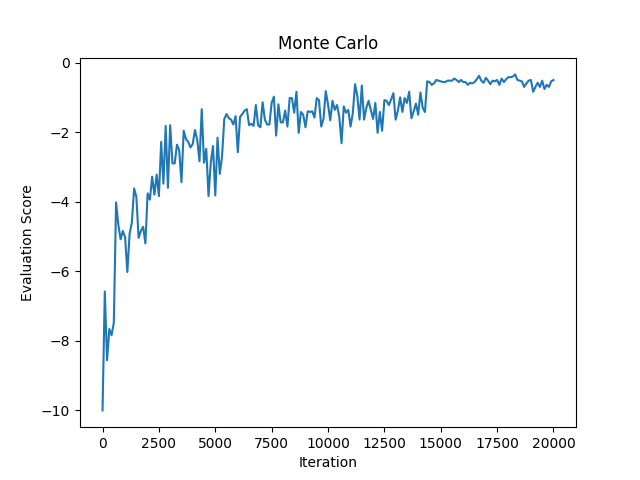

Write Python code to recreate this figure.
import matplotlib.pyplot as plt

from ttt import Tictactoe, Agent, Orchestrator

class MonteCarloAgent(Agent):
    def __init__(self):
        self._values = [[[0] * 9 for _ in range(512)] for _ in range(512)]
        self._counts = [[[1] * 9 for _ in range(512)] for _ in range(512)]
        self._steps: list[tuple[int, int, int, int]] = []
    
    def new_simulation(self):
        self._steps = []
    
    def get_action(self, board: Tictactoe, player: int, training: bool = True) -> tuple[int, int]:
        x_value, o_value = board.get_numbers()
        best_action = None
        best_value = float('-inf')
        for row in range(3):
            for col in range(3):
                action_num = row * 3 + col
                action_value = self._values[x_value][o_value][action_num] / self._counts[x_value][o_value][action_num]
                if action_value > best_value:
                    best_value = action_value
                    best_action = (row, col)
        if training:
            action_num = best_action[0] * 3 + best_action[1]
            self._steps.append((x_value, o_value, action_num, player))
        return best_action
    
    def update_invalid_move(self, reward: float):
        x_value, o_value, action_num, _ = self._steps[-1]
        self._steps = self._steps[:-1]
        self._values[x_value][o_value][action_num] += reward
        self._counts[x_value][o_value][action_num] += 1
    
    def update_action_value(self, reward):
        for x_value, o_value, action_num, player in self._steps:
            if player == 1:
                self._values[x_value][o_value][action_num] += reward
            else:
                self._values[x_value][o_value][action_num] += -reward
            self._counts[x_value][o_value][action_num] += 1

def main():
    breakpoints = 100
    agent = MonteCarloAgent()
    orchestrator = Orchestrator(agent)
    evaluation_results = orchestrator.run(num_iterations=20000, breakpoints=breakpoints, random_starts=True)
    plt.figure()
    plt.plot([i * breakpoints for i in range(len(evaluation_results))], evaluation_results)
    plt.xlabel("Iteration")
    plt.ylabel("Evaluation Score")
    plt.title("Monte Carlo")
    plt.savefig("monte_carlo.png")
    orchestrator.test()


if __name__ == '__main__':
    main()
